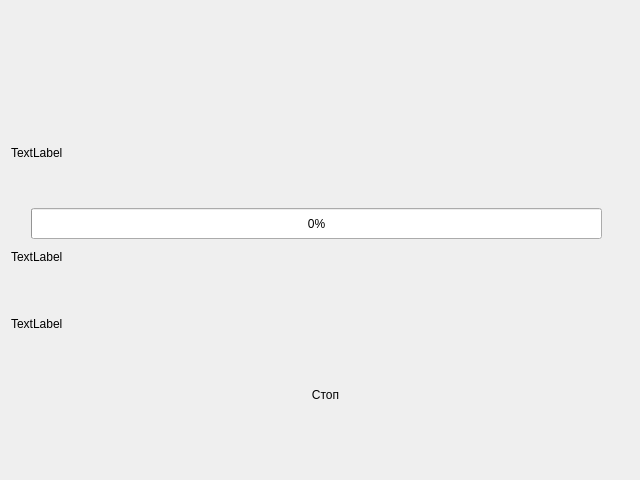
<?xml version="1.0" encoding="UTF-8"?>
<ui version="4.0">
 <class>pbDialog</class>
 <widget class="QDialog" name="pbDialog">
  <property name="windowModality">
   <enum>Qt::WindowModal</enum>
  </property>
  <property name="geometry">
   <rect>
    <x>0</x>
    <y>0</y>
    <width>640</width>
    <height>480</height>
   </rect>
  </property>
  <property name="focusPolicy">
   <enum>Qt::ClickFocus</enum>
  </property>
  <property name="windowTitle">
   <string>Dialog</string>
  </property>
  <property name="modal">
   <bool>true</bool>
  </property>
  <widget class="QLabel" name="label">
   <property name="geometry">
    <rect>
     <x>11</x>
     <y>141</y>
     <width>71</width>
     <height>23</height>
    </rect>
   </property>
   <property name="text">
    <string>TextLabel</string>
   </property>
  </widget>
  <widget class="QProgressBar" name="pBarAudio">
   <property name="geometry">
    <rect>
     <x>31</x>
     <y>208</y>
     <width>571</width>
     <height>31</height>
    </rect>
   </property>
   <property name="maximumSize">
    <size>
     <width>629</width>
     <height>16777215</height>
    </size>
   </property>
   <property name="value">
    <number>0</number>
   </property>
   <property name="alignment">
    <set>Qt::AlignCenter</set>
   </property>
  </widget>
  <widget class="QPushButton" name="pbClose">
   <property name="geometry">
    <rect>
     <x>11</x>
     <y>379</y>
     <width>629</width>
     <height>31</height>
    </rect>
   </property>
   <property name="minimumSize">
    <size>
     <width>629</width>
     <height>0</height>
    </size>
   </property>
   <property name="text">
    <string>Стоп</string>
   </property>
   <property name="autoDefault">
    <bool>false</bool>
   </property>
   <property name="default">
    <bool>false</bool>
   </property>
   <property name="flat">
    <bool>true</bool>
   </property>
  </widget>
  <widget class="QLabel" name="label_3">
   <property name="geometry">
    <rect>
     <x>11</x>
     <y>245</y>
     <width>71</width>
     <height>23</height>
    </rect>
   </property>
   <property name="text">
    <string>TextLabel</string>
   </property>
  </widget>
  <widget class="QLabel" name="label_2">
   <property name="geometry">
    <rect>
     <x>11</x>
     <y>312</y>
     <width>71</width>
     <height>23</height>
    </rect>
   </property>
   <property name="text">
    <string>TextLabel</string>
   </property>
  </widget>
 </widget>
 <resources/>
 <connections/>
</ui>
